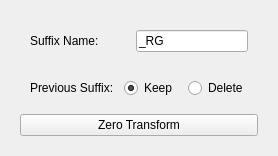
          <widget class="QWidget" name="page_zero">
           <attribute name="label">
            <string>Zero Transform</string>
           </attribute>
           <layout class="QVBoxLayout" name="verticalLayout_14">
            <item>
             <widget class="QWidget" name="zero_grp" native="true">
              <property name="sizePolicy">
               <sizepolicy hsizetype="Preferred" vsizetype="Minimum">
                <horstretch>0</horstretch>
                <verstretch>0</verstretch>
               </sizepolicy>
              </property>
              <property name="minimumSize">
               <size>
                <width>0</width>
                <height>100</height>
               </size>
              </property>
              <layout class="QVBoxLayout" name="verticalLayout_9">
               <item>
                <layout class="QHBoxLayout" name="horizontalLayout_10">
                 <property name="margin">
                  <number>10</number>
                 </property>
                 <item>
                  <widget class="QLabel" name="label_suffix">
                   <property name="sizePolicy">
                    <sizepolicy hsizetype="Minimum" vsizetype="Preferred">
                     <horstretch>0</horstretch>
                     <verstretch>0</verstretch>
                    </sizepolicy>
                   </property>
                   <property name="minimumSize">
                    <size>
                     <width>100</width>
                     <height>0</height>
                    </size>
                   </property>
                   <property name="text">
                    <string>Suffix Name:</string>
                   </property>
                  </widget>
                 </item>
                 <item>
                  <widget class="QLineEdit" name="suffix_edit">
                   <property name="text">
                    <string>_RG</string>
                   </property>
                  </widget>
                 </item>
                </layout>
               </item>
               <item>
                <layout class="QHBoxLayout" name="horizontalLayout_11">
                 <property name="spacing">
                  <number>10</number>
                 </property>
                 <property name="margin">
                  <number>10</number>
                 </property>
                 <item>
                  <widget class="QLabel" name="suffix_label">
                   <property name="text">
                    <string>Previous Suffix:</string>
                   </property>
                  </widget>
                 </item>
                 <item>
                  <widget class="QRadioButton" name="suffix_keep">
                   <property name="text">
                    <string>Keep</string>
                   </property>
                   <property name="checked">
                    <bool>true</bool>
                   </property>
                  </widget>
                 </item>
                 <item>
                  <widget class="QRadioButton" name="suffix_delete">
                   <property name="text">
                    <string>Delete</string>
                   </property>
                  </widget>
                 </item>
                </layout>
               </item>
               <item>
                <widget class="QPushButton" name="zero_btn">
                 <property name="text">
                  <string>Zero Transform</string>
                 </property>
                </widget>
               </item>
              </layout>
             </widget>
            </item>
           </layout>
          </widget>
